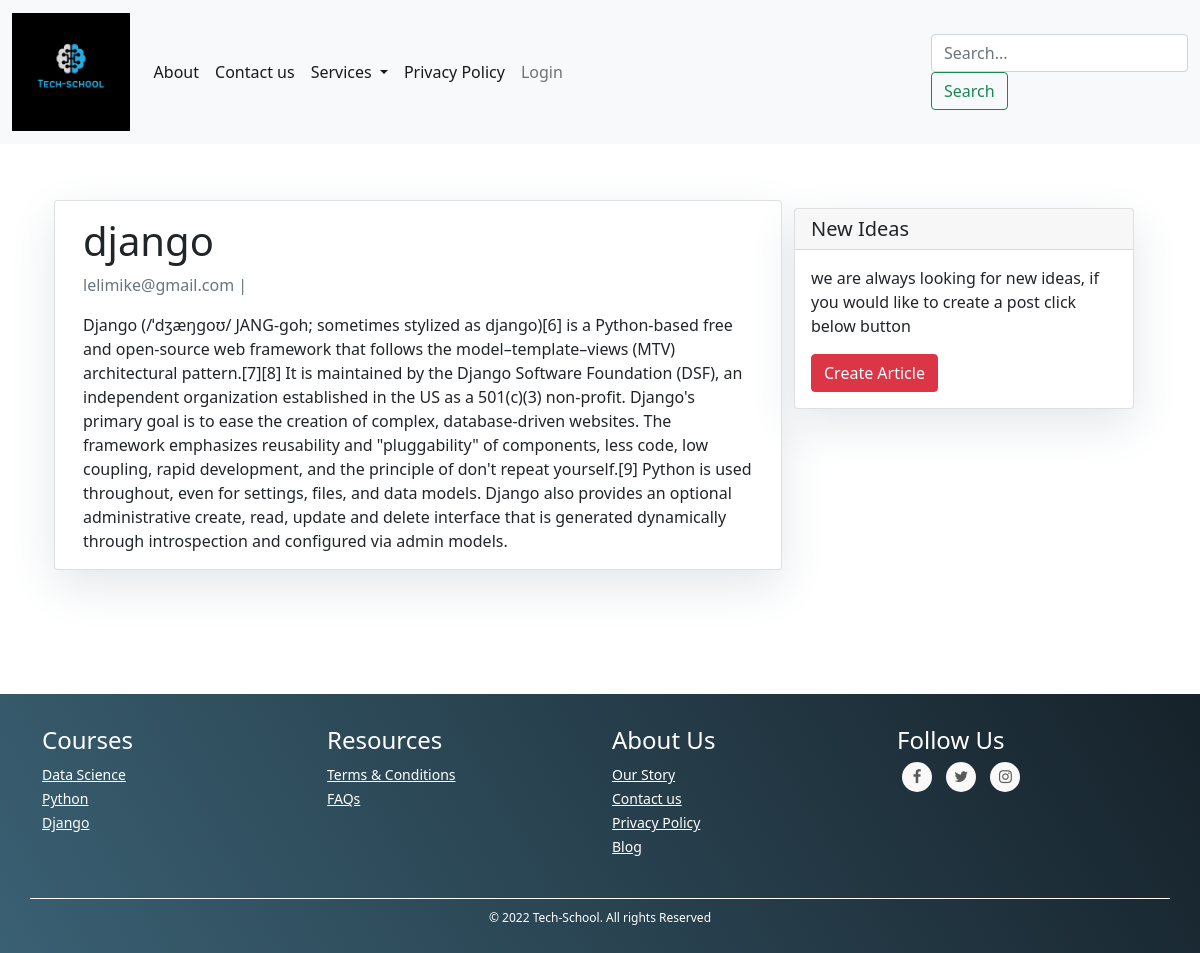
/blog/django/, run on the app's committed database.
### blog/models.py (models this page shows, shortened)
class Post(models.Model):
    title = models.CharField(max_length=300, unique=True)
    slug = models.SlugField(max_length=300, unique=True)
    author = models.ForeignKey(settings.AUTH_USER_MODEL, on_delete=models.CASCADE, related_name=('blog_posts'))
    content = models.TextField()
    category = models.ManyToManyField(PostCategory,related_name='category')
    tag=models.ManyToManyField(PostTag,related_name='tag')
    status = models.IntegerField(choices=STATUS, default=0)
    created_at = models.DateTimeField(auto_now_add=True)
    updated_at = models.DateTimeField(auto_now=True)
    class Meta:
        ordering = ['-created_at']
        verbose_name = 'Post Article'
        verbose_name_plural = 'Post Articles'

### accounts/models.py (models this page shows)
class User(AbstractUser):
    username = None
    email = models.EmailField(_('email address'), unique=True)
    phone_number=models.CharField(max_length=20)
    gender = models.CharField(max_length=10, choices=GENDER_CHOICES,default='Male')
    def __str__(self):
        return self.email
    USERNAME_FIELD = 'email'
    REQUIRED_FIELDS = []
    objects = UserManager()

### blog/views.py (the view)
# urls.py: path('<slug:slug>/', views.PostDetail.as_view(),  name='post_detail'),
class PostDetail(DetailView):
    model = Post
    template_name = 'blog/post_detail.html'

### blog/templates/blog/post_detail.html
{% extends 'base.html' %} {% block content %}
<div class="container">
  <div class="row">
    <div class="col-md-8 card mb-4  mt-3 left  top">
      <div class="card-body">
        <h1>{% block title %} {{ object.title }} {% endblock title %}</h1>
        <p class=" text-muted">{{ post.author }} | {{ post.created_on }}</p>
        <p class="card-text ">{{ object.content | safe }}</p>
      </div>
    </div>
    {% block sidebar %} {% include 'blog/sidebar.html' %} {% endblock sidebar %}
  </div>
</div>
{% endblock content %}

### blog/templates/blog/sidebar.html (style rules this page uses)
.card { box-shadow: 0 16px 48px #E3E7EB; }

### data on the page
Post: title "django", author "lelimike@gmail.com", content "Django (/ˈdʒæŋɡoʊ/ JANG-goh; sometimes stylized as django)[6] is a Python-based free and open-source web framework that follows the model–template–views (MTV) architectural pattern.[7][8] It is maintained by the Django Software Foundation (DSF), an independent organization established in the US as a 501(c)(3) non-profit. Django's primary goal is to ease the creation of complex, database-driven websites. The framework emphasizes reusability and \"pluggability\" of components, less code, low coupling, rapid development, and the principle of don't repeat yourself.[9] Python is used throughout, even for settings, files, and data models. Django also provides an optional administrative create,…"
